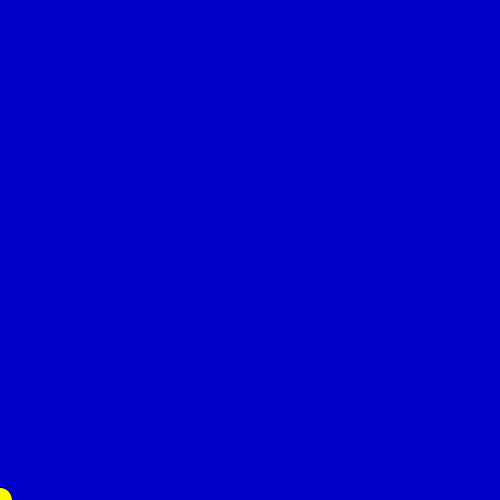
Frame 1 (no input)
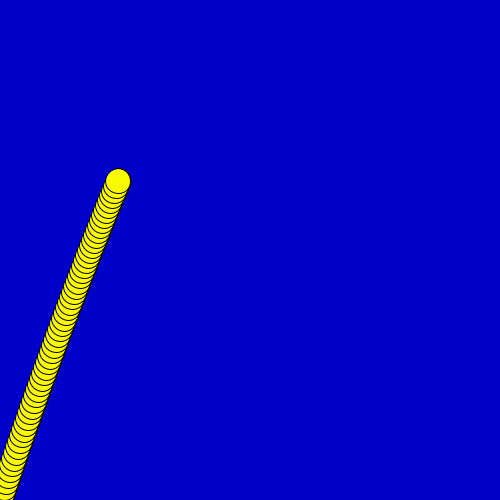
Frame 60 (the mouse pressed at the canvas centre just before this capture)
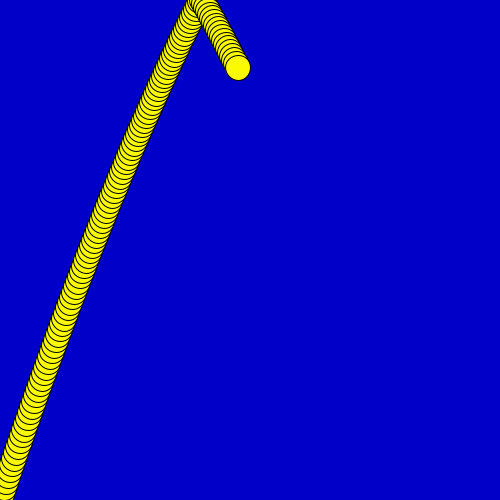
Frame 120 (the mouse held since frame 60 and released just before this capture)

The Processing sketch that drew these frames (run headless with seeded random() and noise(); from frame 60 on, the mouse is pressed at the canvas centre):

// Processing sketch: bila7hvat2Dnoclear
// ── bila7hvat2Dnoclear.pde
//"BILA" - MODEL RUCHU PUNKTU MATERIALNEGO - kolejne przybliżenia
//////////////////////////////////////////////////////////////////
//Program Processingu w trybie 2 - z widocznymi funkcjami
//////////////////////////////////////////////////////////////////
int FR=50; //Na ile kroków dzielimy sekundę?

void setup() //Jest wykonywane raz - po uruchomieniu
{
size(500,500);
//noSmooth();//Bez wygładzania lini? Po prostu odkomentować 
fill(250,250,0);
frameRate(FR);
background(0,0,200);//rgB
}

float h=0;
float x=0;
float vh=300;//prędkość pionowa w pikselach/SEKUNDE (!)
float vx=100;//prędkość pozioma
float ah=-50;//Przyśpieszenie/hamowanie - tylko w pionie
float B=0.90; //Wydajność odbicia sprężystego 1-B = ile energi kinetycznej się rozprasza nie wraca do prędkości po odbiciu

void draw() //Jest wykonywane w niewidocznej pętli
{
  //Wizualizacja
  //background(0,0,200);//rgB
  ellipse(x,height-h,25,25);
  
  //Właściwy model
  vh+=ah*1/FR; //Powiększ prędkość o zmianę prędkości czyli przyśpieszenie pomnozone przez jednostkę czasu 
  h+=vh*1/FR; //Powieksz wysokość o drogę czyli prędkość pomnożąną przez jednostkę czasu
  x+=vx*1/FR; //Powiększ położenie poziome

  //Odbijamy od ścianek okna! Upraszczamy mechanizm odbicia
  if(h<0) 
  {
    vh=-vh*B;
    h=0; //Trochę oszukujemy
  }
  else
  if(height<h)
  {
    vh=-vh*B;
    h=height;//Trochę oszukujemy
  }
  else
  if(x<0)
  {
     vx=-vx*B;
     x=0;//Trochę oszukujemy
  }
  else
  if(width<x)
  {
     vx=-vx*B;
     x=width;//Trochę oszukujemy
  }
}
//Efekt końcowy jest ciekawy. Skąd się bierze?
